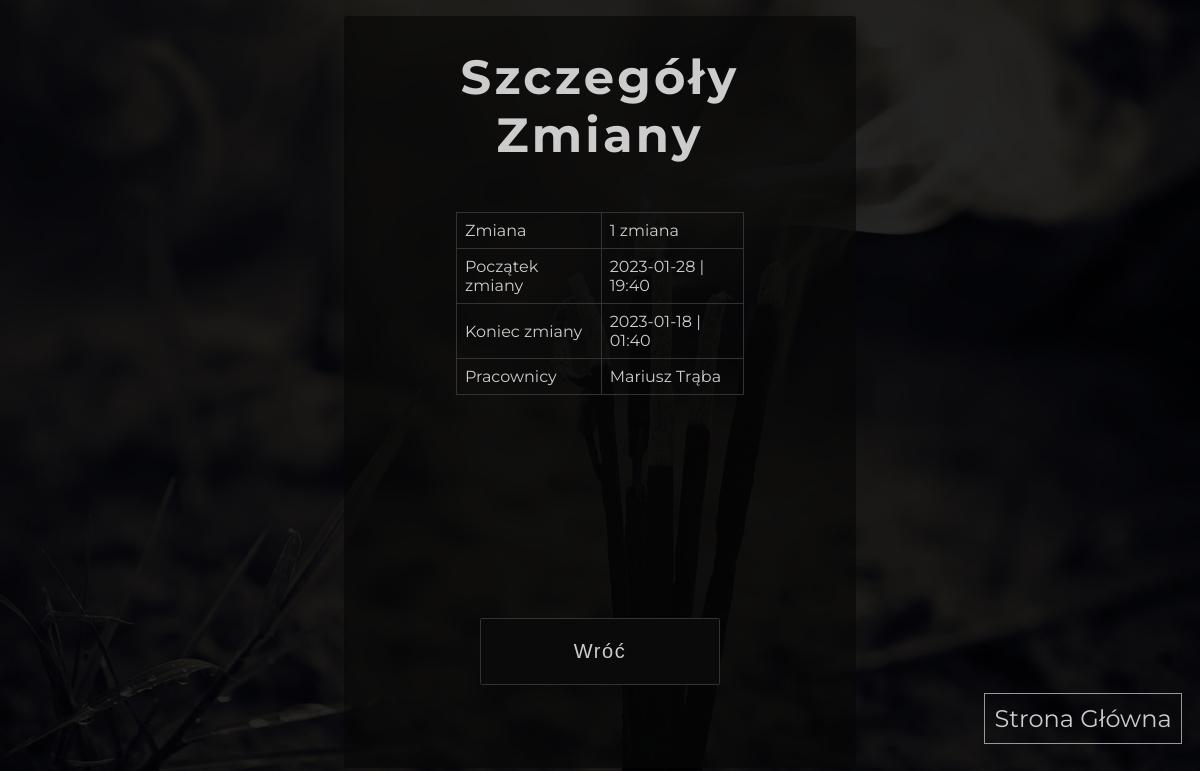
The app's page /manager_panel/plan/list/show/4 (signed in) with its own data.
### App/models.py (models this page shows, shortened)
class Shift(models.Model):
    SHIFTS_CHOICES = (
        ("1 zmiana", "1 zmiana"),
        ("2 zmiana", "2 zmiana")
    )
    worker = models.ManyToManyField(Worker)
    startTime = models.DateTimeField()
    endTime = models.DateTimeField(null=True, blank=True, editable=False)
    description = models.CharField(max_length=12, choices=SHIFTS_CHOICES)

class Worker(models.Model):
    name = models.CharField(max_length=45)
    surname = models.CharField(max_length=45)
    phoneNumber = models.CharField(max_length=9, unique=True)
    email = models.EmailField(null=True, blank=True, unique=True)
    pesel = models.CharField(max_length=11, unique=True)

### App/decorators.py (the view)
        def wrapper_func(request, *args, **kwargs):
            group = None
            if request.user.groups.exists():
                group = request.user.groups.all()[0].name
            if group in allowed_roles:
                return view_func(request, *args, **kwargs)
            else:
                return redirect('home')

### App/views.py (called while the page is built)
@login_required(login_url='login')
@allowed_users(allowed_roles=['manager', 'admin'])
def manager_plan_list_show(request, shift_id):
    shift = get_object_or_404(Shift, pk=shift_id)
    workers = Worker.objects.filter(shift=shift)
    context = {
        'shift': shift,
        'workers': workers
    }
    return render(request, 'App/subpages/manager/manager_plan_list_show.html', context)

### App/templates/App/subpages/manager/manager_plan_list_show.html (shortened to what this page needs)
{% load static %}
<!DOCTYPE html>
<html lang="pl">
<head>
    <link rel="stylesheet" href="https://cdnjs.cloudflare.com/ajax/libs/font-awesome/6.2.1/css/all.min.css" />
    <link rel="stylesheet" href="{% static '/css/manager_employees_show.css' %}">
</head>
<body>
    <main>
        <form action="">
            <h1>Szczegóły Zmiany</h1>
            <table>
                <tr>
                    <td>Zmiana</td><td>{{ shift.description }}</td>
                </tr>
                <tr>
                    <td>Początek zmiany</td><td>{{ shift.startTime|date:'Y-m-d | H:i' }}</td>
                </tr>
                <tr>
                    <td>Koniec zmiany</td><td>{{ shift.endTime|date:'Y-m-d | H:i' }}</td>
                </tr>
                <tr>
                    <td>Pracownicy</td>
                    <td>
                        {% for worker in workers %}
                        {{ worker.name }} {{ worker.surname }}
                        <br>
                        {% endfor %}
                    </td>
                </tr>
            </table>
            <a href="{% url 'manager_plan_list' %}">
                <input type="button" value="Wróć">
            </a>
        </form>
        <nav class="mini-nav">
            <a href="{% url 'home' %}">Strona Główna</a>
        </nav>
    </main>
</body>
</html>

### static/css/manager_employees_show.css (style rules this page uses)
body { background-position: center; background-repeat: no-repeat; background-size: cover!important; background: linear-gradient(rgba(0, 0, 0, 0.86), rgba(0, 0, 0, 0.86)),url("../img/ticket_buy-01.jpg"); margin: 0; padding: 0; border: 0; font-family: 'Montserrat', sans-serif; }
main { width: 100%; display: flex; justify-content: center; color: #ccc; }
form { width: 40%; display: flex; flex-direction: column; background-color: rgba(7, 7, 7, 0.65); min-height: 90vh; margin-top: 1rem; border-radius: 0.2rem; padding: 1rem; align-items: center; text-align: center; gap: 2rem; position: relative; }
form > h1 { font-size: 3rem; letter-spacing: 0.2rem; margin: 0; margin-top: 1rem; }
table { border-collapse: collapse; border: 1px solid black; width: 60%; margin-left: auto; margin-right: auto; text-align: left; margin-top: 1rem; }
td { border: 1px solid #333; padding: 8px; }
form > a { position: absolute; bottom: 10%; }
form > a > input { width: 15rem; margin: 0.5rem auto; height: 4.2rem; font-size: 1.25rem; background-color: rgb(10, 10, 10); border-radius: 0.1rem; border: solid 0.1rem #333; color: #ccc; letter-spacing: 0.1rem; }
.mini-nav { position: fixed; top: 88%; left: 82%; }
.mini-nav > a { font-size: 1.5rem; text-decoration: none; border: 0.1rem solid #999; padding: 0.6rem; color: #ccc; }

### records on screen
Shift: description "1 zmiana", startTime|H "2023-01-28 | 19:40", endTime|H "2023-01-18 | 01:40"
Worker: name "Mariusz", surname "Trąba"
